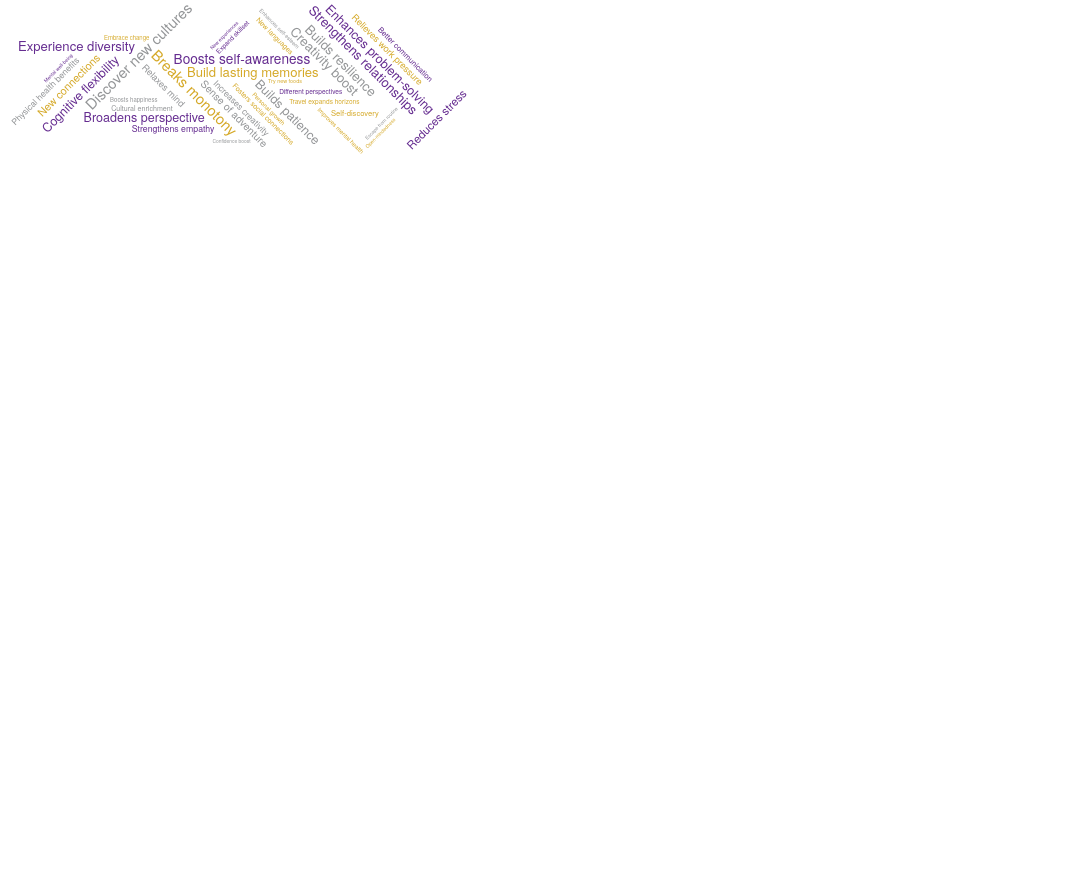

Source (Vega-Lite JSON):
### Vega specification from a JSON file in a GitHub repository (floating-point values rounded to 4 significant figures)
{"$schema": "https://vega.github.io/schema/vega/v5.json", "width": 2000, "height": 1600, "padding": 0, "data": [{"name": "table", "values": [{"text": "Travel expands horizons"}, {"text": "Broadens perspective"}, {"text": "Cultural enrichment"}, {"text": "Self-discovery"}, {"text": "Mental well-being"}, {"text": "Creativity boost"}, {"text": "Personal growth"}, {"text": "Reduces stress"}, {"text": "Builds resilience"}, {"text": "Breaks monotony"}, {"text": "Strengthens relationships"}, {"text": "Confidence boost"}, {"text": "Fosters social connections"}, {"text": "New experiences"}, {"text": "Escape from routine"}, {"text": "Embrace change"}, {"text": "Cognitive flexibility"}, {"text": "Sense of adventure"}, {"text": "Improves mental health"}, {"text": "Strengthens empathy"}, {"text": "Discover new cultures"}, {"text": "Open-mindedness"}, {"text": "Expand skillset"}, {"text": "Boosts happiness"}, {"text": "New languages"}, {"text": "Boosts self-awareness"}, {"text": "Builds patience"}, {"text": "Adapt to new environments"}, {"text": "Enhances problem-solving"}, {"text": "Increases creativity"}, {"text": "New connections"}, {"text": "Better communication"}, {"text": "Physical health benefits"}, {"text": "Relieves work pressure"}, {"text": "Experience diversity"}, {"text": "Enhances self-esteem"}, {"text": "Try new foods"}, {"text": "Different perspectives"}, {"text": "Relaxes mind"}, {"text": "Build lasting memories"}], "transform": [{"type": "formula", "as": "angle", "expr": "[-45, 0, 45][~~(random() * 3)]"}, {"type": "formula", "as": "weight", "expr": "if(datum.text=='Travel', 600, 300)"}]}], "scales": [{"name": "color", "type": "ordinal", "domain": {"data": "table", "field": "text"}, "range": ["#d5a928", "#652c90", "#939597"]}], "marks": [{"type": "text", "from": {"data": "table"}, "encode": {"enter": {"text": {"field": "text"}, "align": {"value": "center"}, "baseline": {"value": "alphabetic"}, "fill": {"scale": "color", "field": "text"}}, "update": {"fillOpacity": {"value": 1}}, "hover": {"fillOpacity": {"value": 0.5}}}, "transform": [{"type": "wordcloud", "size": [888, 300], "text": {"field": "text"}, "rotate": {"field": "datum.angle"}, "font": "Helvetica Neue, Arial", "fontSize": {"expr": "8 + (random() * 20)"}, "padding": 1}]}]}
